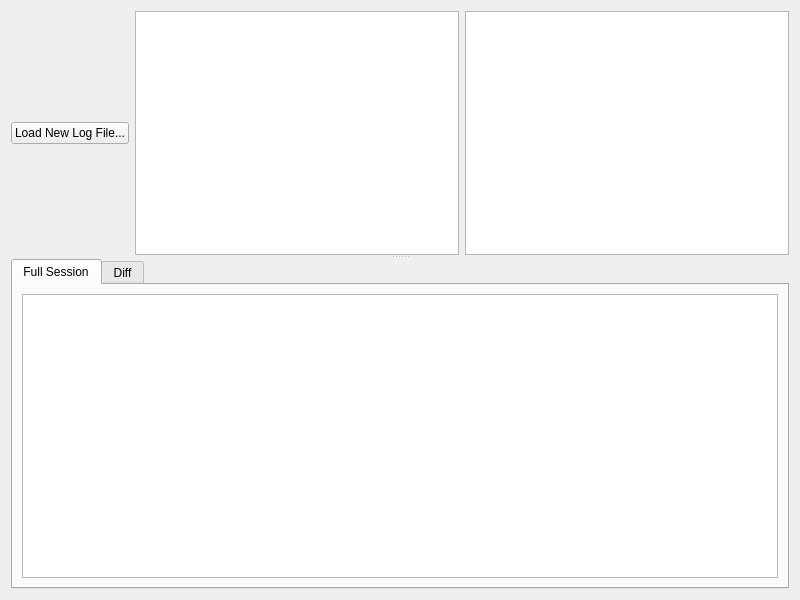
<?xml version="1.0" encoding="UTF-8"?>
<ui version="4.0">
 <class>Gui</class>
 <widget class="QWidget" name="Gui">
  <property name="geometry">
   <rect>
    <x>0</x>
    <y>0</y>
    <width>800</width>
    <height>600</height>
   </rect>
  </property>
  <property name="windowTitle">
   <string>QDocErrorTracker</string>
  </property>
  <layout class="QVBoxLayout" name="verticalLayout">
   <item>
    <widget class="QSplitter" name="splitter_2">
     <property name="orientation">
      <enum>Qt::Vertical</enum>
     </property>
     <widget class="QWidget" name="">
      <layout class="QHBoxLayout" name="horizontalLayout_3">
       <property name="bottomMargin">
        <number>0</number>
       </property>
       <item>
        <widget class="QPushButton" name="pb_newSession">
         <property name="text">
          <string>Load New Log File...</string>
         </property>
        </widget>
       </item>
       <item>
        <widget class="SessionListView" name="listView_L"/>
       </item>
       <item>
        <widget class="SessionListView" name="listView_R"/>
       </item>
      </layout>
     </widget>
     <widget class="QTabWidget" name="tabWidget">
      <property name="currentIndex">
       <number>0</number>
      </property>
      <widget class="QWidget" name="tab_full">
       <attribute name="title">
        <string>Full Session</string>
       </attribute>
       <layout class="QVBoxLayout" name="verticalLayout_5">
        <item>
         <widget class="SpreadsheetView" name="tv_full">
          <property name="sortingEnabled">
           <bool>true</bool>
          </property>
          <attribute name="horizontalHeaderStretchLastSection">
           <bool>true</bool>
          </attribute>
          <attribute name="verticalHeaderVisible">
           <bool>false</bool>
          </attribute>
         </widget>
        </item>
       </layout>
      </widget>
      <widget class="QWidget" name="tab_diff">
       <attribute name="title">
        <string>Diff</string>
       </attribute>
       <layout class="QVBoxLayout" name="verticalLayout_4">
        <item>
         <widget class="QSplitter" name="splitter">
          <property name="orientation">
           <enum>Qt::Horizontal</enum>
          </property>
          <widget class="QWidget" name="verticalLayoutWidget">
           <layout class="QVBoxLayout" name="verticalLayout_2">
            <item>
             <widget class="QLabel" name="label">
              <property name="text">
               <string>Errors Unique to Left Session</string>
              </property>
             </widget>
            </item>
            <item>
             <widget class="SpreadsheetView" name="tv_diff_L">
              <property name="sortingEnabled">
               <bool>true</bool>
              </property>
              <attribute name="horizontalHeaderStretchLastSection">
               <bool>true</bool>
              </attribute>
              <attribute name="verticalHeaderVisible">
               <bool>false</bool>
              </attribute>
             </widget>
            </item>
           </layout>
          </widget>
          <widget class="QWidget" name="verticalLayoutWidget_2">
           <layout class="QVBoxLayout" name="verticalLayout_3">
            <item>
             <widget class="QLabel" name="label_2">
              <property name="text">
               <string>Errors Unique to Right Session</string>
              </property>
             </widget>
            </item>
            <item>
             <widget class="SpreadsheetView" name="tv_diff_R">
              <property name="sortingEnabled">
               <bool>true</bool>
              </property>
              <attribute name="horizontalHeaderStretchLastSection">
               <bool>true</bool>
              </attribute>
              <attribute name="verticalHeaderVisible">
               <bool>false</bool>
              </attribute>
             </widget>
            </item>
           </layout>
          </widget>
         </widget>
        </item>
       </layout>
      </widget>
     </widget>
    </widget>
   </item>
  </layout>
 </widget>
 <customwidgets>
  <customwidget>
   <class>SessionListView</class>
   <extends>QListView</extends>
   <header>gui_p.h</header>
  </customwidget>
  <customwidget>
   <class>SpreadsheetView</class>
   <extends>QTableView</extends>
   <header>gui_p.h</header>
  </customwidget>
 </customwidgets>
 <resources/>
 <connections/>
</ui>
